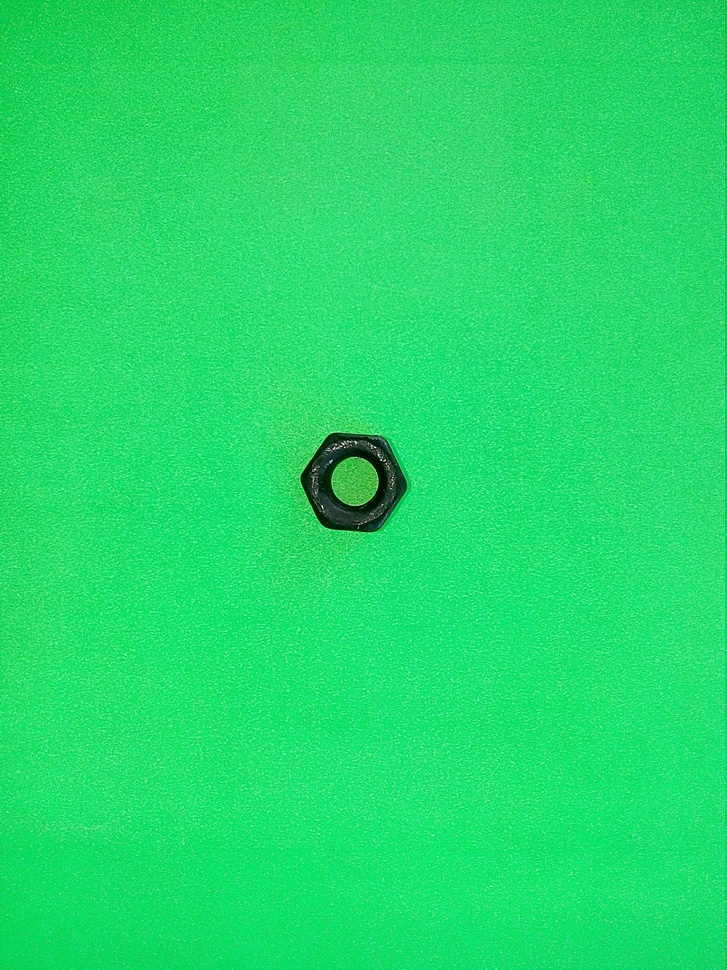
%> input picture 3_Reconocimiento_patrones_y_caracteristicas/3_Reconocimiento_patrones_y_caracteristicas/entrenamiento/tue00.jpg, 727 x 970 px, shrunk from 2448 x 3264 before the run; its folder holds 4 pictures in this run
$ octave splitAndGetFeatures.m   (GNU Octave 9; MATLAB toolbox functions it lacks are replaced by stand-ins)
%> lines starting %> are read from the running program, lines starting %| are printed output that depends on the picture; in (x1, y1, x2, y2) boxes, pixels count from 0 and x2, y2 are one past the last pixel; in counts of white or black regions, pixels touching at a corner belong together; the program's own positions count from 1
%% Limpiando el espacio de trabajo
close all;
clc;
clear all;
%% Recortar Imagenes
% Ruta del directorio con las imágenes
imageDir = '/MATLAB Drive/3_Reconocimiento_patrones_y_caracteristicas/ElementosFerreteria/entrenamiento';
%imageDir = '/MATLAB Drive/3_Reconocimiento_patrones_y_caracteristicas/ElementosFerreteria/prueba';

% Obtener la lista de imágenes
imageFiles = dir(fullfile(imageDir, '*.jpg'));

% Inicializar celda para guardar características y nombres
numImages = length(imageFiles);
features = cell(numImages, 8); % 8 columnas para las características
headers = {'Nombre','Label','Area', 'Perimetro', 'Orientacion', ...
           'Circularidad', 'EjeMayor', 'EjeMenor'};

for k = 1:numImages
    % Leer la imagen
    img = imread(fullfile(imageDir, imageFiles(k).name));
%> img is the input picture: size 970x727x3 uint8; mean R, G, B 34.7, 219.8, 107.5

    % Extraer el canal verde
    greenChannel = img(:, :, 2);
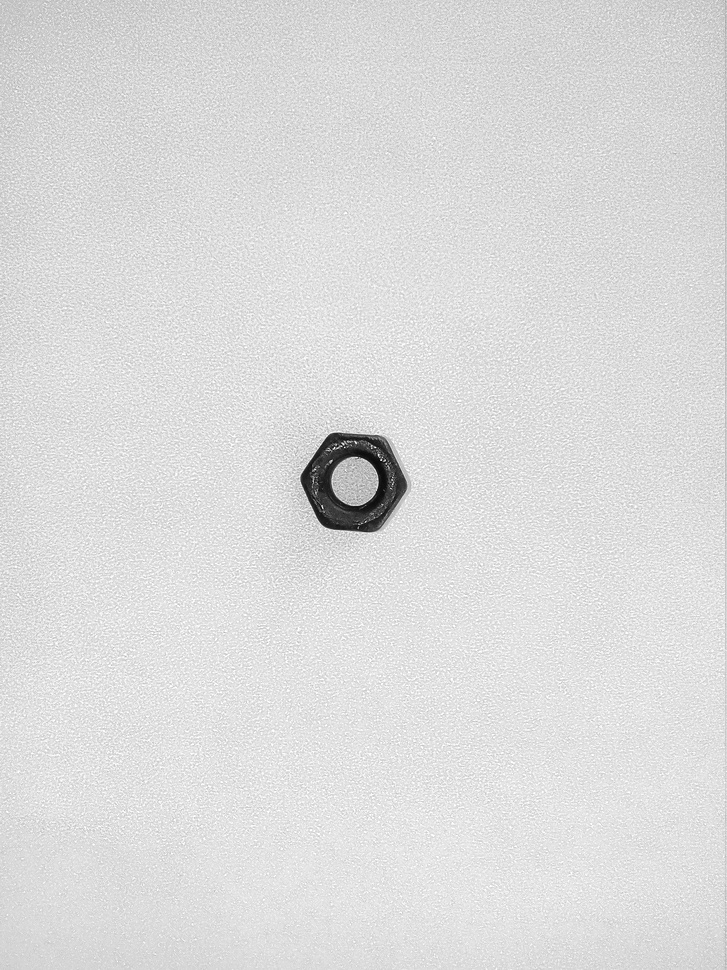
%> greenChannel: size 970x727 uint8; min 6, max 255, mean 219.8

    % Binarizar la imagen para segmentar el objeto
    level = 125 / 256; % Umbral manual
    binaryImage = uint8(~imbinarize(greenChannel, level)) * 255;
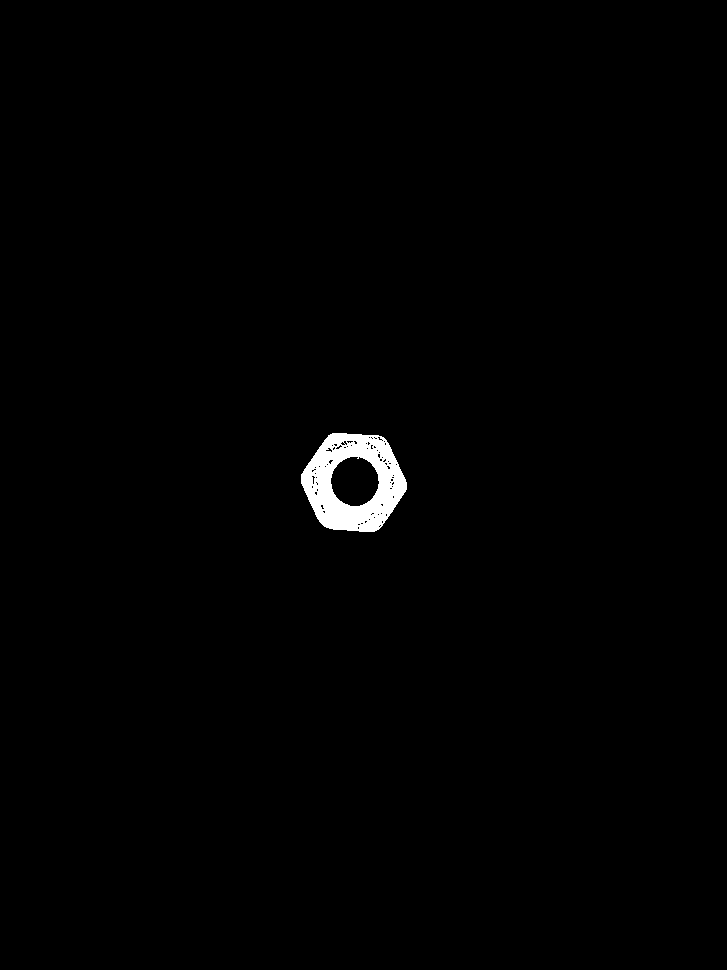
%> binaryImage: size 970x727 uint8; 0.85% white; 1 white region, box (x1, y1, x2, y2) and area: (301, 433, 407, 532) 5966

    % Limpiar ruido usando operaciones morfológicas
    binaryClean = imopen(binaryImage,strel('line', 10, 30));
%> binaryClean: size 970x727 uint8; 0.81% white; 1 white region, box (x1, y1, x2, y2) and area: (301, 433, 407, 532) 5713
    binaryClean = imclose(binaryClean,strel('line', 10, 30));
%> binaryClean: size 970x727 uint8; 0.84% white; 1 white region, box (x1, y1, x2, y2) and area: (301, 433, 407, 532) 5927

    % Etiquetar objetos conectados
    labeledImage = bwlabel(binaryClean);
%> labeledImage: size 970x727 double; values 0 (black) and 1 (white), 0.84% white; 1 white region
    stats = regionprops(labeledImage, 'BoundingBox', 'Area', 'Perimeter','Orientation', 'Circularity', 'MajorAxisLength', 'MinorAxisLength');
%> stats = 1 region; box (x1, y1, x2, y2), Area, MajorAxisLength, MinorAxisLength, Orientation and Circularity: (301, 433, 407, 532) 5927 112 110.6 -45.85 0.444

    % Seleccionar el objeto con el área más grande
    if ~isempty(stats)
        [~, largestIdx] = max([stats.Area]); % Índice del objeto principal
%> largestIdx = 1
        boundingBox = stats(largestIdx).BoundingBox;
%> boundingBox = [301.5 433.5 106 99]

        % Recortar la imagen usando el bounding box (si es necesario)
        %croppedImage = imcrop(img, boundingBox);

        % Guardar las características en la celda
        image_name = imageFiles(k).name;
        features{k, 1} = image_name; % Nombre de la imagen
        features{k, 2} = image_name(1:5); % Label de la imagen
        features{k, 3} = stats(largestIdx).Area; % Área
        features{k, 4} = stats(largestIdx).Perimeter; % Perímetro
        features{k, 5} = stats(largestIdx).Orientation; % Orientación
        features{k, 6} = stats(largestIdx).Circularity; % Circularidad
        features{k, 7} = stats(largestIdx).MajorAxisLength; % Longitud del eje mayor
        features{k, 8} = stats(largestIdx).MinorAxisLength; % Longitud del eje menor
    end
end
%> pass 2 of the loop `for k = 1:numImages`:
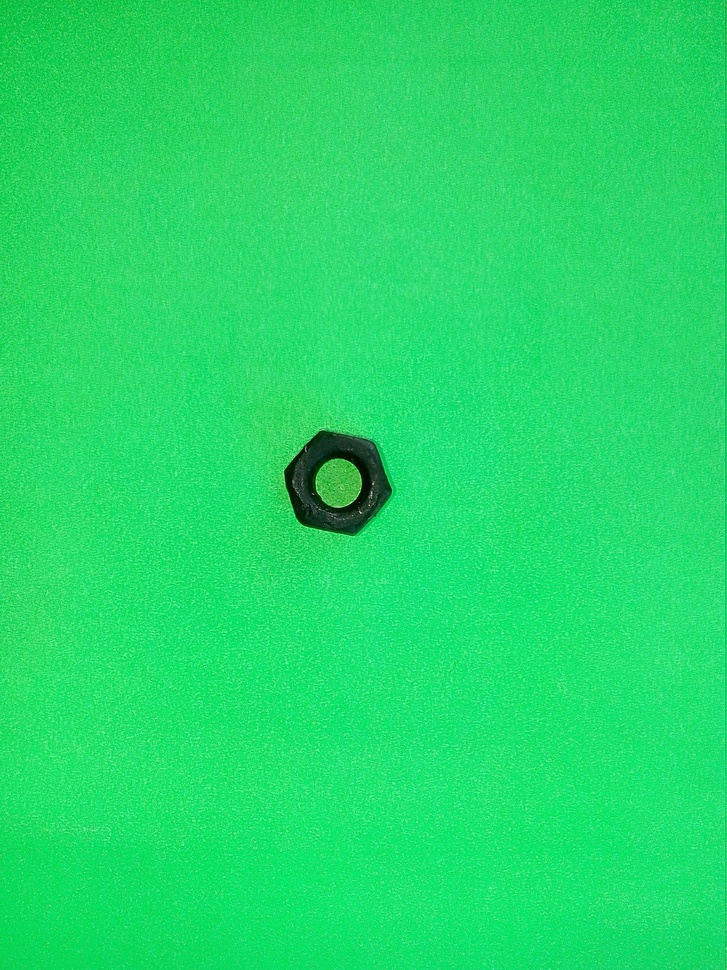
%> input picture 3_Reconocimiento_patrones_y_caracteristicas/3_Reconocimiento_patrones_y_caracteristicas/entrenamiento/tue02.jpg, 727 x 970 px, shrunk from 2448 x 3264 before the run
%> img is the input picture: size 970x727x3 uint8; mean R, G, B 34.6, 219.3, 106.2
%> `greenChannel = img(:, :, 2);`:
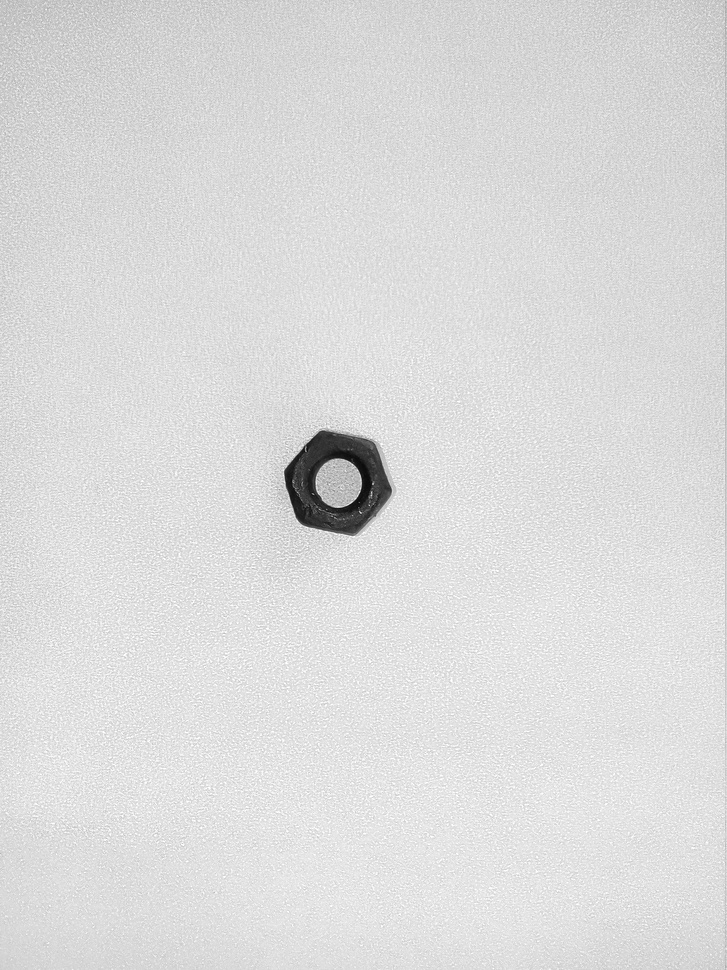
%> greenChannel: size 970x727 uint8; min 9, max 255, mean 219.3
%> `binaryImage = uint8(~imbinarize(greenChannel, level)) * 255;`:
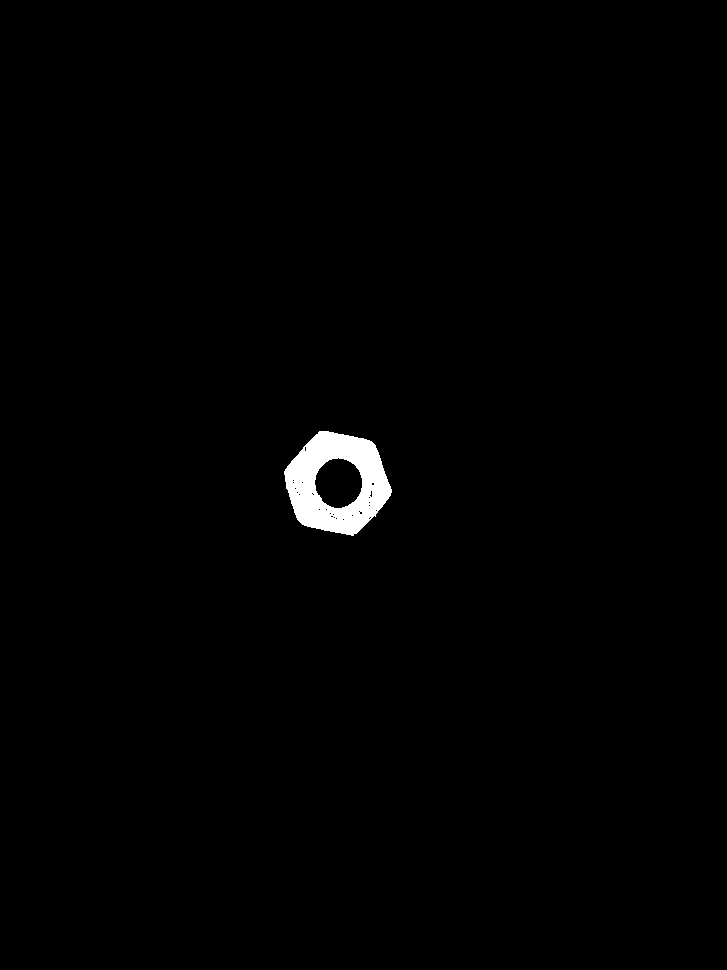
%> binaryImage: size 970x727 uint8; 0.91% white; 1 white region, box (x1, y1, x2, y2) and area: (284, 431, 392, 536) 6419
%> labeledImage: size 970x727 double; values 0 (black) and 1 (white), 0.91% white; 1 white region
%> stats = 1 region; box (x1, y1, x2, y2), Area, MajorAxisLength, MinorAxisLength, Orientation and Circularity: (284, 431, 392, 535) 6418 113.9 112.3 20.42 0.701
%> boundingBox = [284.5 431.5 108 104]
%> pass 3 of the loop `for k = 1:numImages`:
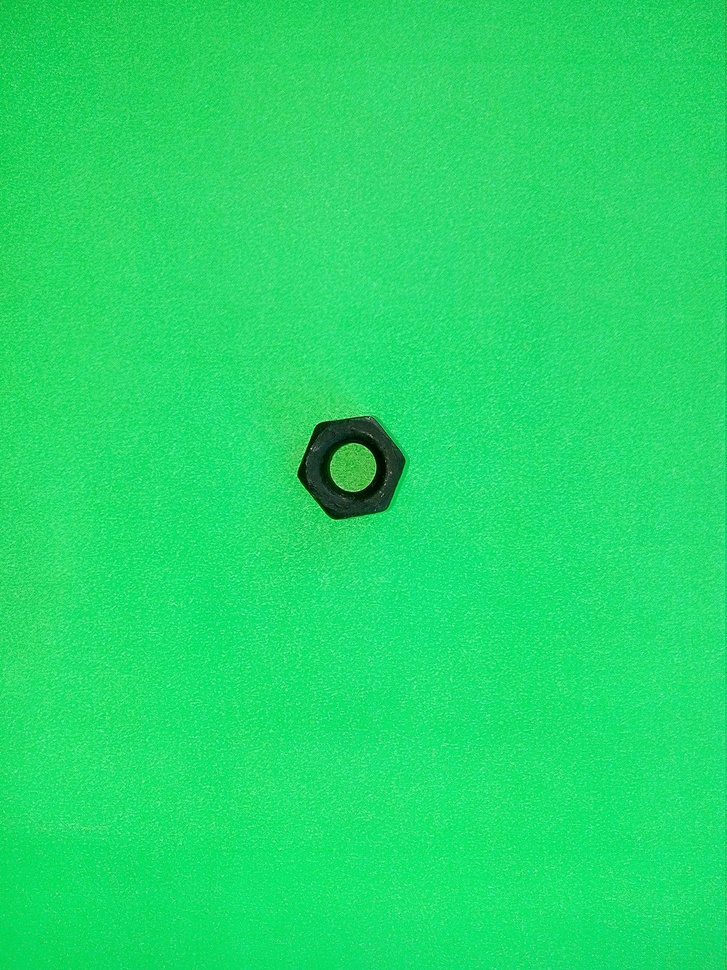
%> input picture 3_Reconocimiento_patrones_y_caracteristicas/3_Reconocimiento_patrones_y_caracteristicas/entrenamiento/tue03.jpg, 727 x 970 px, shrunk from 2448 x 3264 before the run
%> img is the input picture: size 970x727x3 uint8; mean R, G, B 33.5, 220, 107.5
%> `greenChannel = img(:, :, 2);`:
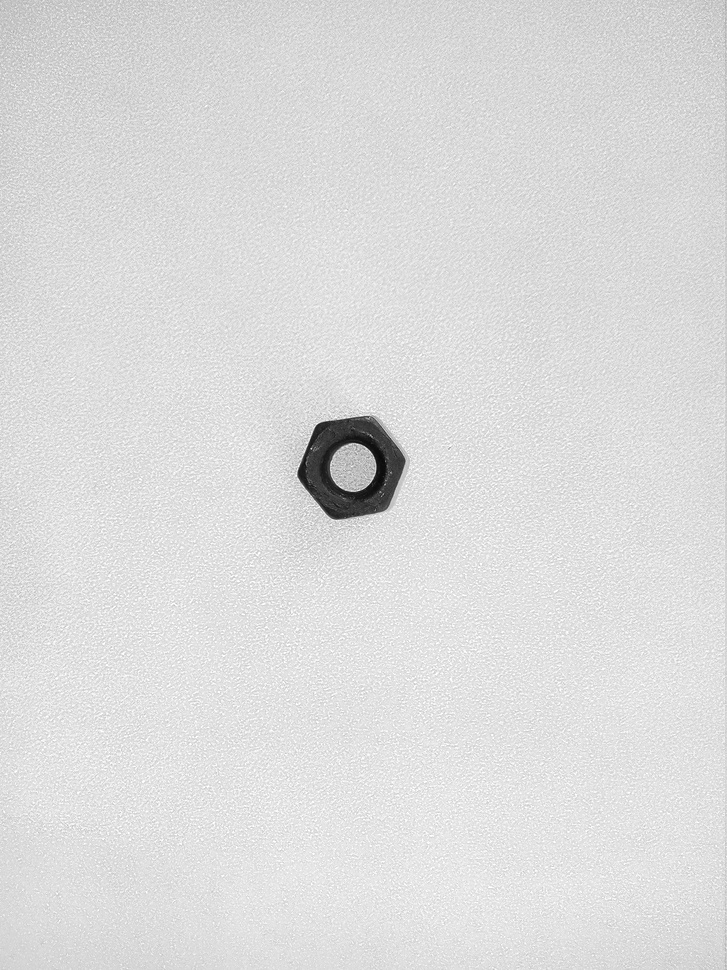
%> greenChannel: size 970x727 uint8; min 8, max 255, mean 220
%> `binaryImage = uint8(~imbinarize(greenChannel, level)) * 255;`:
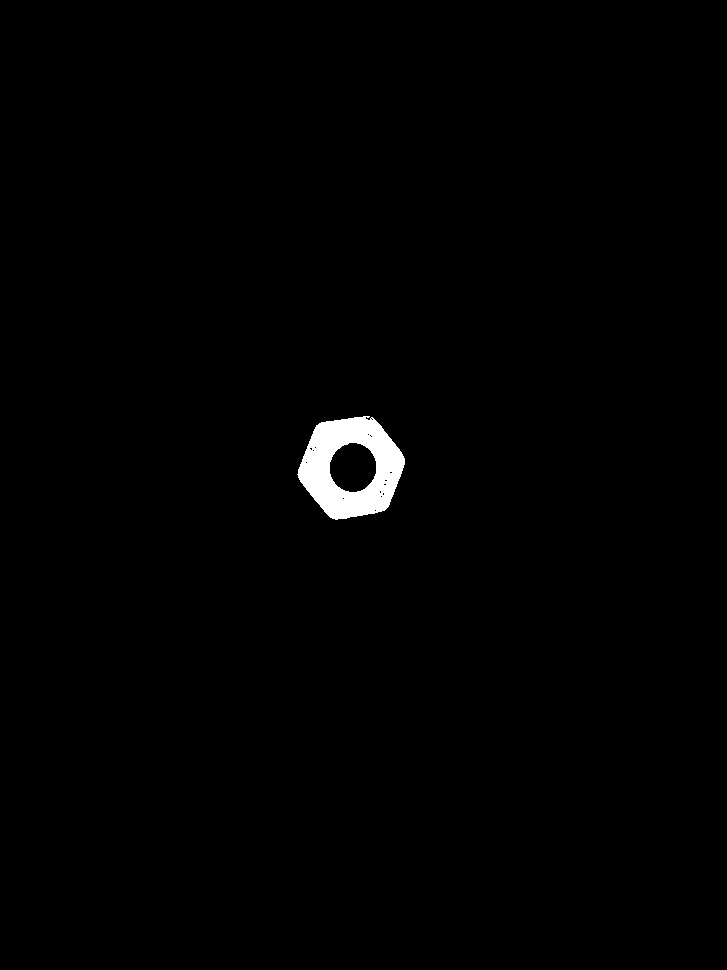
%> binaryImage: size 970x727 uint8; 0.91% white; 1 white region, box (x1, y1, x2, y2) and area: (297, 416, 405, 520) 6423
%> labeledImage: size 970x727 double; values 0 (black) and 1 (white), 0.91% white; 1 white region
%> stats = 1 region; box (x1, y1, x2, y2), Area, MajorAxisLength, MinorAxisLength, Orientation and Circularity: (297, 416, 405, 520) 6421 113 112.6 -85.12 0.691
%> boundingBox = [297.5 416.5 108 104]
%> the loop made 4 passes; the first 3 are shown

% Convertir las características en una tabla
%> (the run ends here)
